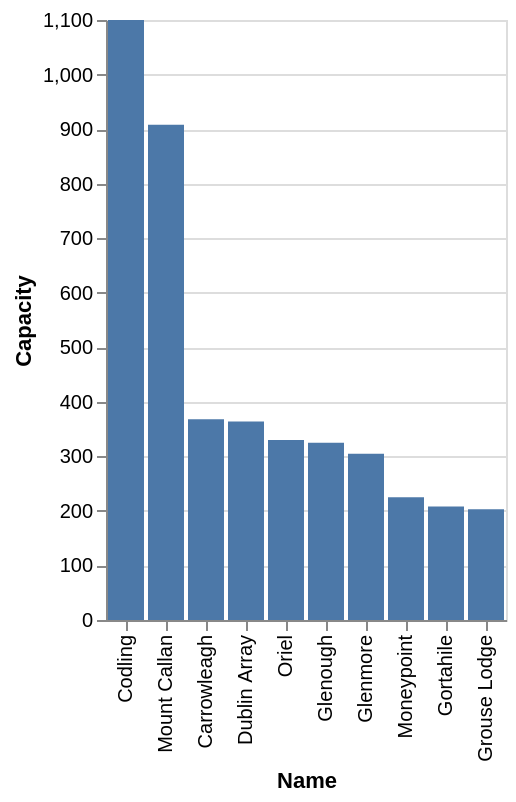

Write the Vega-Lite specification saved for this chart.
### Vega-Lite specification from a JSON file in a GitHub repository (floating-point values rounded to 4 significant figures)
{"data": {"values": [{"x_data": "Codling", "y_data": 1100}, {"x_data": "Carrowleagh", "y_data": 368}, {"x_data": "Dublin Array", "y_data": 364}, {"x_data": "Glenmore", "y_data": 305}, {"x_data": "Glenough", "y_data": 325}, {"x_data": "Gortahile", "y_data": 208}, {"x_data": "Grouse Lodge", "y_data": 203}, {"x_data": "Moneypoint", "y_data": 225}, {"x_data": "Mount Callan", "y_data": 908}, {"x_data": "Oriel", "y_data": 330}]}, "mark": "bar", "encoding": {"x": {"field": "x_data", "type": "nominal", "title": "Name", "sort": {"op": "sum", "field": "y_data", "order": "descending"}}, "y": {"field": "y_data", "type": "quantitative", "title": "Capacity"}}}
